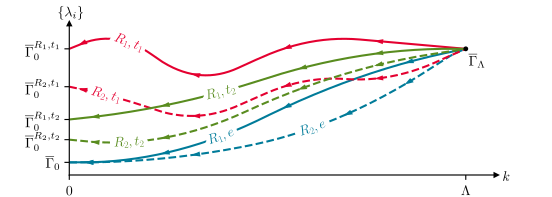

This chart was generated by the following Python code:
# -*- coding: utf-8 -*-
"""
@author Martin Jakob Steil
@date 2023-08-04T11:51
@brief Plots of different solutions of the euler equation with gravity (ee_grav)
"""

import sys, os
sys.path.append(os.path.join(os.path.dirname(__file__), '../../graphics/'))
from plot_utils import *

import numpy as np
import json
from scipy.interpolate import make_interp_spline, BSpline
from labellines import labelLine, labelLines

## ************ Data import and processing ************ ##

with open('truncation.json') as json_file:
    raw = json.load(json_file)
kIR=raw['kIR']
kUV=raw['kUV']
ki=np.linspace(kIR,kUV,600) #np.concatenate()

names=raw['data']
labels=raw['labels']
data={n:np.array(raw[n]) for n in names}
splines=[make_interp_spline(data[n][:,0],data[n][:,1], k=2) for n in names]


## ************ Figure ************ ##

fig, ax00 = plt.subplots()

    
# Styling
line_styles=['-','--','-','--','-','--']
c=[colors[0],colors[0],colors[1],colors[1],colors[2],colors[2]]
plot_styles=list(map(lambda i : {
    'color':c[i],
    'linestyle': line_styles[i],
    'linewidth': 1.5
    },range(6)))
point_styles=list(map(lambda i : {
    'color':'0',
    'linestyle': 'none',
    'marker': '.',
    'markersize': 5
    },range(6)))

karrowi=[[0.5,3,7,11],[0.5,4,9,11],[0.3,4,7,10],[0.3,4,7,10],[0.7,3,7.5,10],[0.7,3,7.5,10]]
for i in range(6):    
    ax00.plot(ki,splines[i](ki), **plot_styles[i],label=labels[i])#
    
    for k in karrowi[i]:
        ax00.arrow(k,splines[i](k), -0.01, splines[i](k)-splines[i](k+0.01),
                    color=c[i], shape='full', lw=0, length_includes_head=True, head_width=.2)
   
ax00.plot([kUV],[splines[0](kUV)], **point_styles[i]) 
labelLines(ax00.get_lines(), zorder=10,xvals=(5,8,2,1.25,5,2),outline_width=6.5)



ax00.set_ylim(0, 6)
ax00.set_yticks([s(kIR) for s in splines[1:]])
ax00.set_xlim(kIR,kUV+1)
ax00.set_xticks([kIR,kUV])
ax00.set_xticklabels(['$0$','$\Lambda$'])

ax00.annotate('$\overline{\Gamma}_{\Lambda}$', xy=(kUV, splines[0](kUV)), xytext=(2,-12),textcoords='offset points')

ax00.set_yticklabels([
    '$\overline{\Gamma}_{0}$',
    '$\overline{\Gamma}_{0}^{R_1,t_1}$',
    '$\overline{\Gamma}_{0}^{R_2,t_1}$',
    '$\overline{\Gamma}_{0}^{R_1,t_2}$',
    '$\overline{\Gamma}_{0}^{R_2,t_2}$'])

# get a tick and will position things next to the last one
ticklab = ax00.xaxis.get_ticklabels()[0]
trans = ticklab.get_transform()
label = ax00.set_xlabel('$k$', ha='left', va = 'center')
ax00.xaxis.set_label_coords(kUV+1.2, 0.05, transform=trans)

ticklab = ax00.yaxis.get_ticklabels()[0]
trans = ticklab.get_transform()
label = ax00.set_ylabel('$\{\lambda_i\}$', ha='left', va = 'top',rotation=0)
ax00.yaxis.set_label_coords(-0.005, 6+0.7, transform=trans)


#plt.show()
ax00.grid(False)
ax00.spines['left'].set_position('zero')
ax00.spines['right'].set_visible(False)
ax00.spines['bottom'].set_position('zero')
ax00.spines['top'].set_visible(False)
ax00.xaxis.set_ticks_position('bottom')
ax00.yaxis.set_ticks_position('left')
# make arrows
ax00.plot((1), (0), ls="", marker=">", ms=3, color="k",
        transform=ax00.get_yaxis_transform(), clip_on=False)
ax00.plot((0), (1), ls="", marker="^", ms=3, color="k",
        transform=ax00.get_xaxis_transform(), clip_on=False)

# Export
fig.set_size_inches(14 * cm, 5 * cm)

save_plot(fig, 'truncation.pdf')
